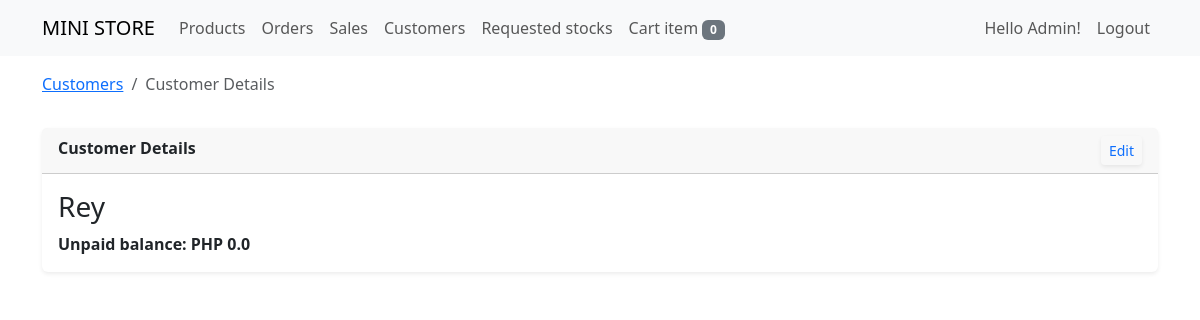
/customers/details/3 (signed in), run on an earlier commit of the app's database.
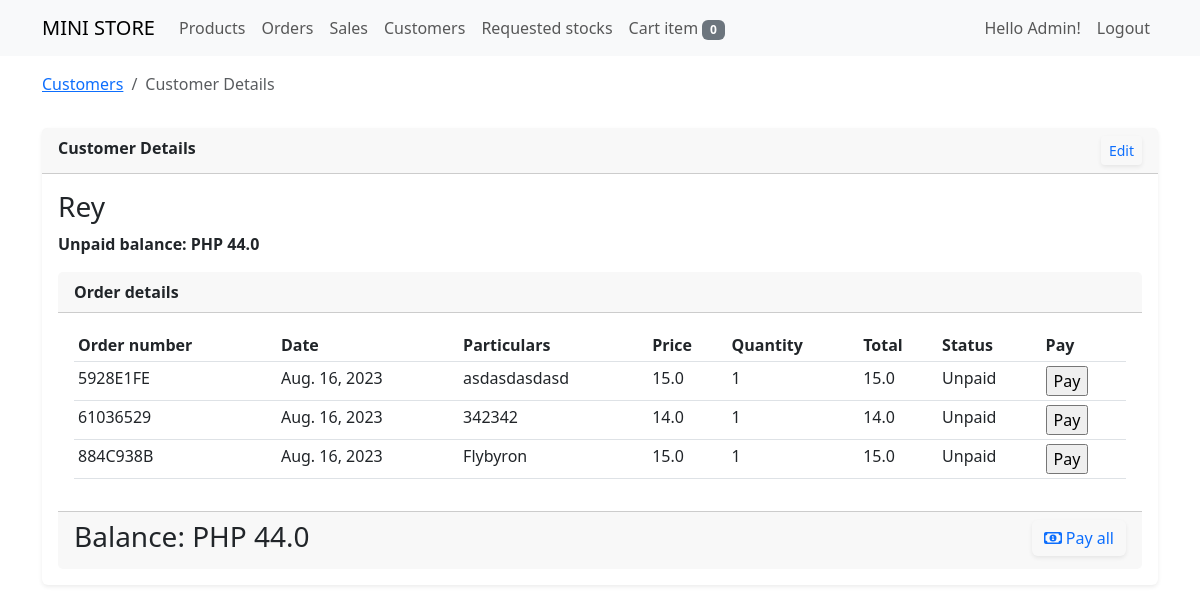
And on a later commit of the database.
### store/models.py (models this page shows, shortened)
class OrderTransaction(models.Model):
    order_id = models.CharField(max_length=12, unique=True)
    customer = models.ForeignKey(User, on_delete=models.CASCADE)
    product = models.ForeignKey(Product, on_delete=models.CASCADE)
    price = models.FloatField()
    quantity = models.PositiveIntegerField()
    total_amount = models.FloatField()
    is_paid = models.BooleanField(default=False)
    is_accepted = models.BooleanField(default=False)
    created = models.DateTimeField(auto_now_add=True)
    class Meta:
        ordering = ['-is_accepted','-created']
    @property
    def get_cost(self):
        cost = self.price * self.quantity
        return cost

class TimeStampedModel(models.Model):
    created = models.DateTimeField(auto_now_add=True)
    updated = models.DateTimeField(auto_now=True)
    class Meta:
        ordering = ('-updated','-created')

class Product(TimeStampedModel):
    user = models.ForeignKey(User, on_delete=models.CASCADE)
    bar_code = models.CharField(max_length=20, unique=True)
    name = models.CharField(max_length=200)
    category = models.ForeignKey(Category, on_delete=models.CASCADE, blank=True, null=True)
    cost = models.FloatField()
    price = models.FloatField()
    quantity = models.IntegerField()
    image = models.ImageField(upload_to=image_directory_path, blank=True, null=True)
    on_display = models.BooleanField(default=True, verbose_name="this product is available?")

### store/views/customer_view.py (the view)
# urls.py: path('customers/details/<pk>', customer_detail_view, name='customer_details'),
@login_required
@permission_required("store.view_user", raise_exception=True)
def customer_detail_view(request, pk):
    customer = get_object_or_404(User, pk=pk)
    unpaid_orders = OrderTransaction.objects.filter(customer=customer).filter(is_paid=False)
    total_unpaid_orders = unpaid_orders.aggregate(total_unpaid=(Sum(F('price') * F('quantity'))))
    form = UserChangeForm(request.POST or None, instance=customer)
    cart = Cart(request)
    cart_items = cart.__len__()
    if request.method == 'POST':
        if form.is_valid():
            obj = form.save(commit=False)
            obj.save()
    context = {
        'title': 'customer details',
        'customer': customer,
        'cart_items': cart_items,
        'unpaid_orders': unpaid_orders,
        'total_unpaid_orders': total_unpaid_orders['total_unpaid'],
        'form': form,
    }
    return render(request, 'customer_detail_view.html', context)

### store/cartitem.py (called while the page is built)
    def __len__(self):
        return sum(item['quantity'] for item in self.cart.values())

### store/templates/customer_detail_view.html (shortened to what this page needs)
{% extends 'base.html' %}
{% load crispy_forms_tags %}
{% block content %}
<div class="row">
    <div class="col-sm-12 mt-3">
      <nav aria-label="breadcrumb">
        <ol class="breadcrumb">
          <li class="breadcrumb-item" aria-current="page"><a href="{% url 'store:customer_view' %}">Customers</a></li>
          <li class="breadcrumb-item active" aria-current="page">{{title|title}}</li>
        </ol>
      </nav>
    </div>
</div>
<div class="row">
    <div class="col-sm-12">
        <div class="card border-0 shadow-sm mt-3">
            <div class="card-header">
                <strong>{{title|title}}</strong>
                <a href="" class="btn btn-outline-primary btn-sm border-0 shadow-sm float-end" data-bs-toggle="modal" data-bs-target="#updateCustomer">Edit</a>
            </div>
            <div class="card-body">
                <h3>{{ customer.username|title }}</h3>
                <strong>Unpaid balance: PHP {% if total_unpaid_orders %}{{ total_unpaid_orders }}{% else %}0.0{% endif %}</strong>
                {% if unpaid_orders %}
                <div class="card border-0 mt-3">
                    <div class="card-header">
                        <strong>Order details</strong>
                    </div>
                    <div class="card-body">
                        <table class="table table-sm" id="myTable">
                            <thead>
                                <tr>
                                  <th>Order number</th>
                                  <th>Date</th>
                                  <th>Particulars</th>
                                  <th>Price</th>
                                  <th>Quantity</th>
                                  <th>Total</th>
                                  <th>Status</th>
                                  <th>Pay</th>
                                </tr>
                            </thead>
                            <tbody>
                                {% for item in unpaid_orders %}
                                <tr>
                                  <td>{{ item.order_id }}</td>
                                  <td>{{ item.created|date }}</td>
                                  <td>{{ item.product.name }}</td>
                                  <td>{{ item.price }}</td>
                                  <td>{{ item.quantity }}</td>
                                  <td>{{ item.get_cost }}</td>
                                  <td>
                                    {% if item.is_paid %}
                                    Paid
                                    {% else %}
                                    Unpaid
                                    {% endif %}
                                  </td>
                                  <td>
                                    <form action="{% url 'store:pay_order' item.order_id %}" method="POST">
                                      <input type="submit" value="Pay">
                                    </form>
                                  </td>
                                </tr>
                                {% endfor %}
                            </tbody>
                        </table>
                    </div>
                    <div class="card-footer">
                        <a class="btn btn-outline-primary border-0 shadow-sm float-end" data-bs-toggle="modal" data-bs-target="#payBalance"><i class="fa-regular fa-money-bill-1"></i> Pay all</a>
                        <h3>Balance: PHP {% if total_unpaid_orders %}{{ total_unpaid_orders }}{% else %}0.0{% endif %}</h3>
                    </div>
                </div>
                {% endif %}
            </div>
        </div>
    </div>
</div>
{% endblock %}

What changed in the data, as far as the page shows it:
added OrderTransaction: order_id "5928E1FE", created "Aug. 16, 2023", product.name "asdasdasdasd", price "15.0", quantity "1", get_cost "15.0", is_paid "Unpaid"
added OrderTransaction: order_id "61036529", created "Aug. 16, 2023", product.name "342342", price "14.0", quantity "1", get_cost "14.0", is_paid "Unpaid"
added OrderTransaction: order_id "884C938B", created "Aug. 16, 2023", product.name "Flybyron", price "15.0", quantity "1", get_cost "15.0", is_paid "Unpaid"
Also different on the page:
{{ total_unpaid_orders }}: (not shown) → "44.0"
text no longer shown: "0.0"
text now shown: "Order details Order number Date Particulars Price Quantity Total Status Pay Pay all Balance: PHP"
